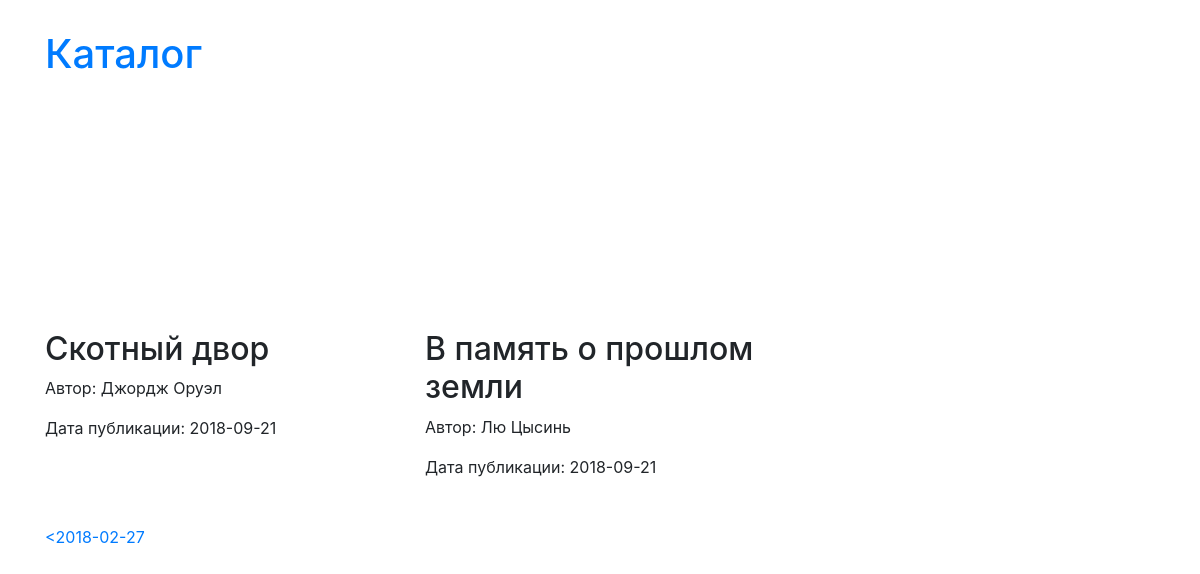
The app's page /books/2018-09-21/ with its own data.
### books/models.py (models this page shows, shortened)
class Book(models.Model):
    name = models.CharField(u'Название', max_length=64)
    author = models.CharField(u'Автор', max_length=64)
    pub_date = models.DateField(u'Дата публикации')

### books/views.py (the view)
# urls.py: path('books/<date:dt>/', show_books, name='pub'),
def show_books(request, dt):
    template = 'books/public_dates.html'
    dt_str = dt.strftime('%Y-%m-%d')
    index = sorted_list_dates.index(dt_str)
    if index == 0:
        page = {'previous_page': False, 'next_page': sorted_list_dates[index + 1]}
    elif index == length:
        page = {'previous_page': sorted_list_dates[index - 1], 'next_page': False}
    else:
        page = {'previous_page': sorted_list_dates[index - 1], 'next_page': sorted_list_dates[index + 1]}
    book = Book.objects.filter(pub_date=dt)
    context = {
        'books': book,
        'page': page
    }
    return render(request, template, context)

### books/views.py (called while the page is built)
    def to_python(self, value: str) -> datetime:
        return datetime.strptime(value, self.format)

### templates/books/public_dates.html (shortened to what this page needs)
{% extends "base.html" %}
{% load static %}
{% block content %}
    <div class="container">
        <div class="header">
            <h1><a href="/books">Каталог</a></h1>
        </div>
        <div class="row">
            {% for book in books %}
            <div class="book col-md-4">
                <br>
                <br>
                <br>
                <h2>{{ book.name }}</h2>
                <p>Автор: {{ book.author }}</p>
                <p>Дата публикации: {{ book.pub_date|date:"Y-m-d" }}</p>
            </div>
            {% endfor %}
        </div>
        {% if page.previous_page %}
        <a href="/books/{{ page.previous_page }}"><{{ page.previous_page }}  </a>
        {% endif %}
    </div>
{% endblock %}

### static/css/style.css (style rules this page uses)
.header { margin-top: 30px; margin-bottom: 150px; }
.book { margin-top: 30px; margin-bottom: 30px; }

### records on screen
Book: name "Скотный двор", author "Джордж Оруэл", pub_date "2018-09-21"
Book: name "В память о прошлом земли", author "Лю Цысинь", pub_date "2018-09-21"

### other values on screen
{{ page.previous_page }} "2018-02-27"
